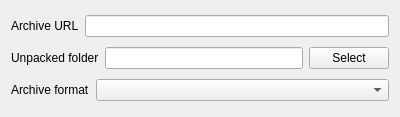
<?xml version="1.0" encoding="UTF-8"?>
<ui version="4.0">
 <class>ArchiveDownload</class>
 <widget class="QWidget" name="ArchiveDownload">
  <property name="geometry">
   <rect>
    <x>0</x>
    <y>0</y>
    <width>400</width>
    <height>117</height>
   </rect>
  </property>
  <property name="windowTitle">
   <string>Form</string>
  </property>
  <layout class="QVBoxLayout" name="verticalLayout">
   <item>
    <layout class="QHBoxLayout" name="horizontalLayout_4">
     <item>
      <widget class="QLabel" name="label_2">
       <property name="text">
        <string>Archive URL</string>
       </property>
       <property name="buddy">
        <cstring>archive_url</cstring>
       </property>
      </widget>
     </item>
     <item>
      <widget class="QLineEdit" name="archive_url"/>
     </item>
    </layout>
   </item>
   <item>
    <layout class="QHBoxLayout" name="horizontalLayout_6">
     <item>
      <widget class="QLabel" name="label_3">
       <property name="text">
        <string>Unpacked folder</string>
       </property>
       <property name="buddy">
        <cstring>archive_folder_path</cstring>
       </property>
      </widget>
     </item>
     <item>
      <widget class="QLineEdit" name="archive_folder_path"/>
     </item>
     <item>
      <widget class="QPushButton" name="archive_folder_btn">
       <property name="text">
        <string>Select</string>
       </property>
      </widget>
     </item>
    </layout>
   </item>
   <item>
    <layout class="QHBoxLayout" name="horizontalLayout">
     <item>
      <widget class="QLabel" name="label_7">
       <property name="text">
        <string>Archive format</string>
       </property>
       <property name="buddy">
        <cstring>archive_format</cstring>
       </property>
      </widget>
     </item>
     <item>
      <widget class="QComboBox" name="archive_format">
       <property name="sizePolicy">
        <sizepolicy hsizetype="Expanding" vsizetype="Fixed">
         <horstretch>0</horstretch>
         <verstretch>0</verstretch>
        </sizepolicy>
       </property>
       <item>
        <property name="text">
         <string notr="true"/>
        </property>
       </item>
       <item>
        <property name="text">
         <string notr="true">ZIP</string>
        </property>
       </item>
       <item>
        <property name="text">
         <string notr="true">TBZ</string>
        </property>
       </item>
       <item>
        <property name="text">
         <string notr="true">TGZ</string>
        </property>
       </item>
       <item>
        <property name="text">
         <string notr="true">TAR</string>
        </property>
       </item>
      </widget>
     </item>
    </layout>
   </item>
  </layout>
 </widget>
 <resources/>
 <connections/>
</ui>
